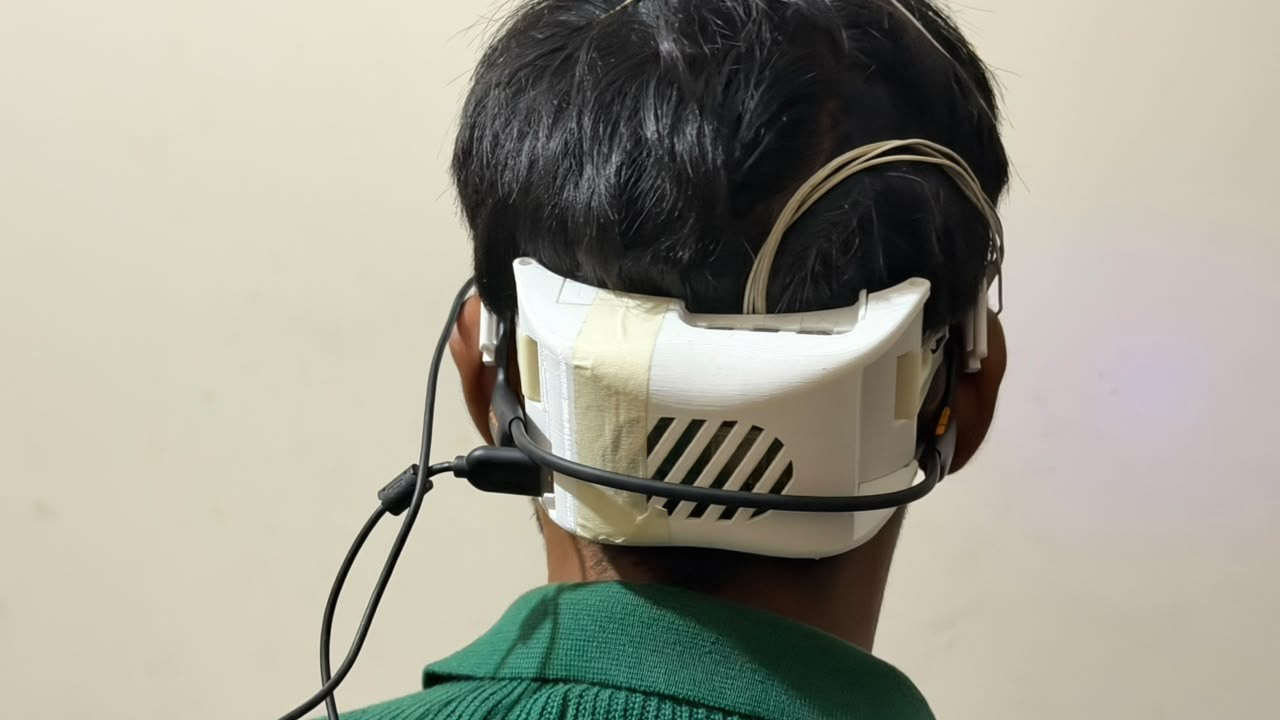
#> input picture Thesis Report and paper/tools/deck/assets/v2_back.jpg, 1280 x 720 px, found by its file name
$ python make_v2_images.py
#> lines starting #> are read from the running program, lines starting #| are printed output that depends on the picture
"""Second-prototype pictures (26 October 2026): collage for the title slide and the thesis, and close-ups for tables.

Sources: the four photographs in "Thesis Report and paper/Picture of testing/v2/" (back, front three-quarter, side with
buttons, side portrait).
    python make_v2_images.py
"""
from pathlib import Path

from PIL import Image

ROOT = Path(__file__).resolve().parents[1]
SRC = ROOT / "Picture of testing" / "v2"
FIG = ROOT / "thesis report" / "My report" / "DIagram fig tab"
DECK = ROOT / "tools" / "deck" / "assets"
back, front, side, portrait = (Image.open(SRC / f).convert("RGB") for f in ("v2_back.jpg", "v2_front.jpg", "v2_side_buttons.jpg", "v2_side_portrait.jpg"))
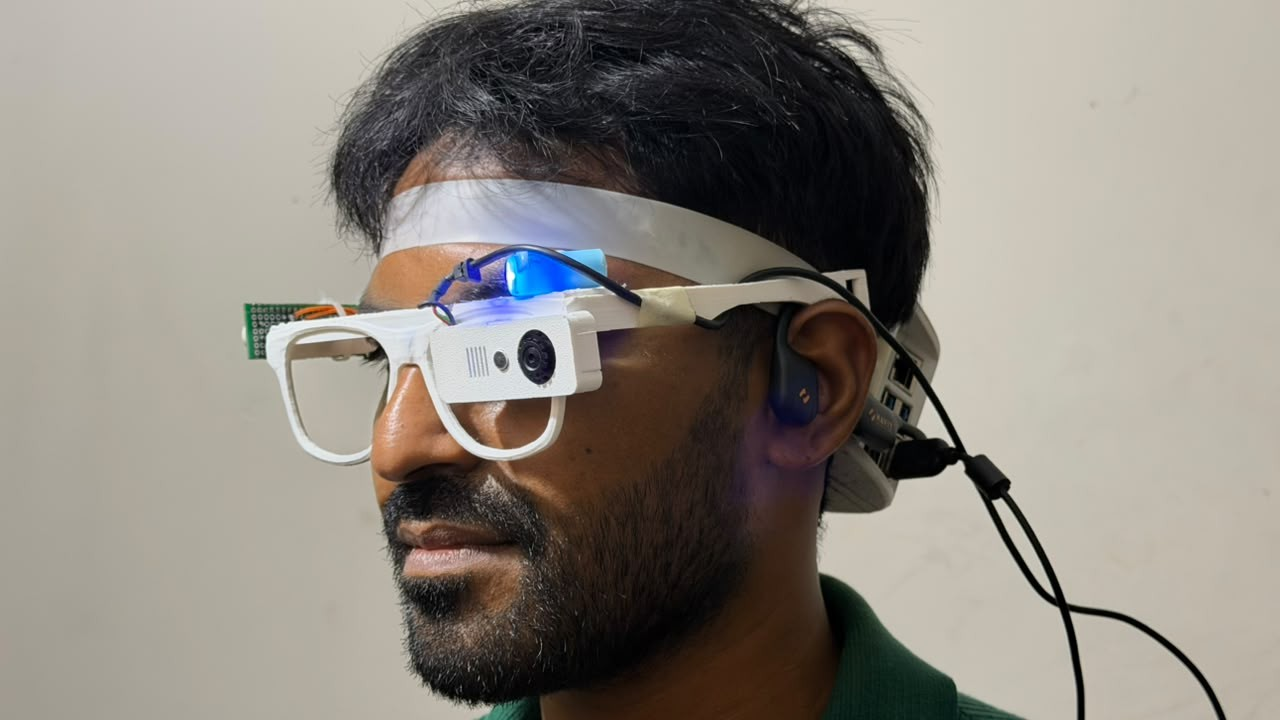
#> input picture Thesis Report and paper/tools/deck/assets/v2_front.jpg, 1280 x 720 px, found by its file name
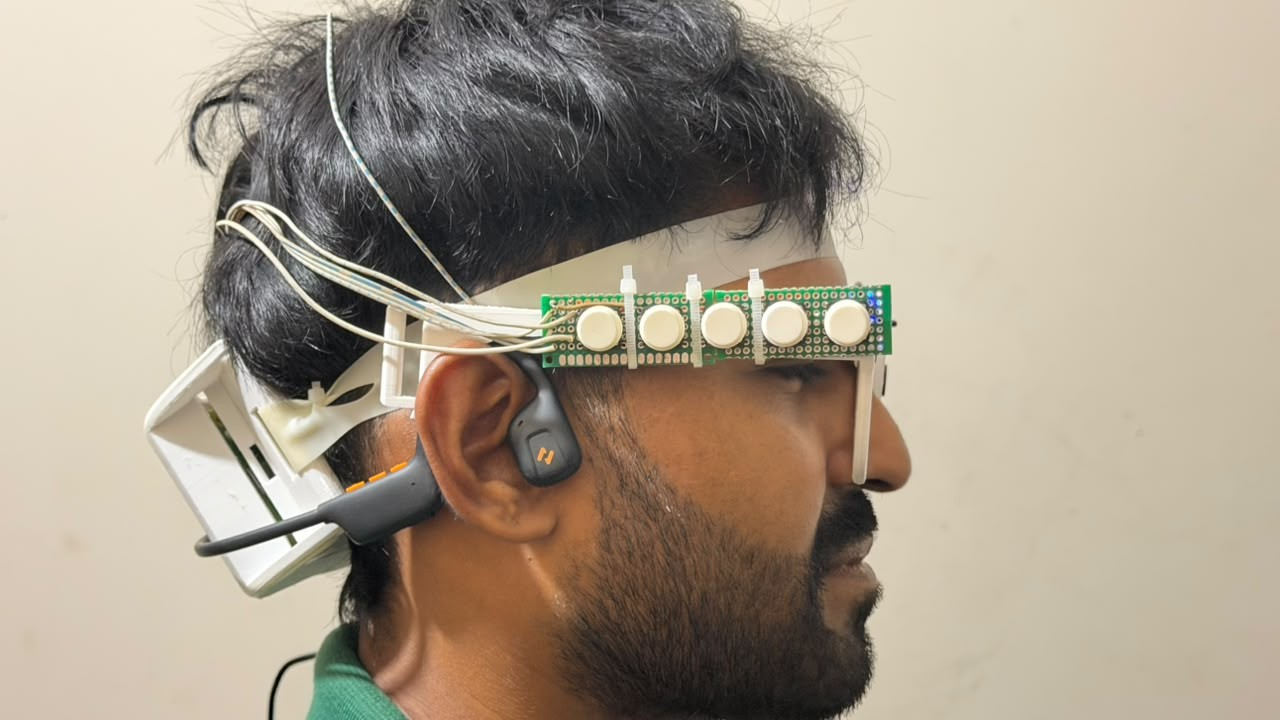
#> input picture Thesis Report and paper/tools/deck/assets/v2_side_buttons.jpg, 1280 x 720 px, found by its file name
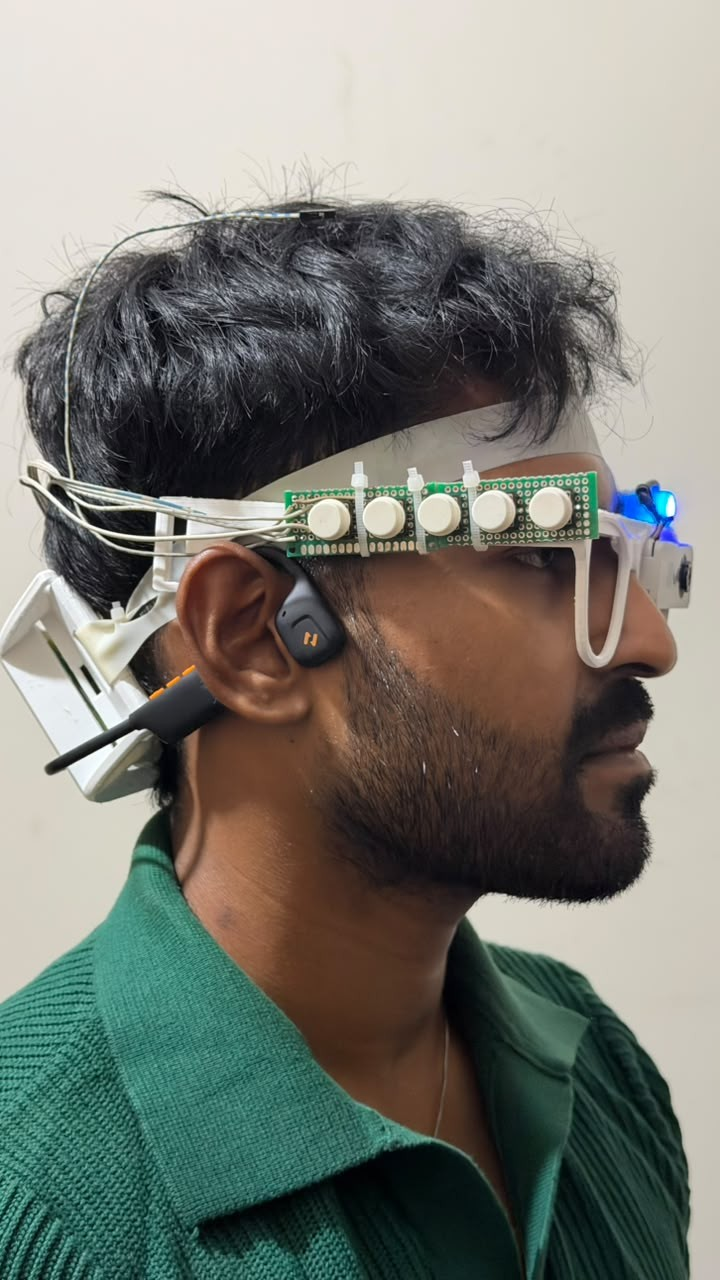
#> input picture Thesis Report and paper/tools/deck/assets/v2_side_portrait.jpg, 720 x 1280 px, found by its file name
#> back is the input picture: PIL image 1280x720 RGB; mean R, G, B 158.5, 156.4, 143.5
#> front is the input picture: PIL image 1280x720 RGB; mean R, G, B 138.3, 132.6, 124.7
#> side is the input picture: PIL image 1280x720 RGB; mean R, G, B 166.1, 154, 137
#> portrait is the input picture: PIL image 720x1280 RGB; mean R, G, B 121.4, 123.4, 115.5
#> `c = Image.new("RGB", (W, H), (255, 255, 255))`: c: PIL image 1180x1500 RGB; every value is 255


def cover(im, w, h, cx=0.5, cy=0.5):
    """Scale to cover w x h, then crop around (cx, cy) given as fractions of the scaled image."""
#> called with w = 1180, h = 664, cx = 0.5, cy = 0.5
    k = max(w / im.width, h / im.height)
#> k = 0.922
    im = im.resize((round(im.width * k), round(im.height * k)), Image.LANCZOS)
    x = min(max(round(cx * im.width - w / 2), 0), im.width - w)
#> x = 0
    y = min(max(round(cy * im.height - h / 2), 0), im.height - h)
#> y = 0
    return im.crop((x, y, x + w, y + h))


# collage: front view across the top; portrait side view bottom left; back and button side stacked bottom right
W, H, G = 1180, 1500, 10
top_h = round(W * 9 / 16)
bot_h = H - top_h - G
left_w = round(bot_h * 9 / 16)
right_w = W - left_w - G
half = (bot_h - G) // 2
c = Image.new("RGB", (W, H), (255, 255, 255))
c.paste(cover(front, W, top_h), (0, 0))
c.paste(cover(portrait, left_w, bot_h, cy=0.45), (0, top_h + G))
c.paste(cover(side, right_w, half, cx=0.55, cy=0.45), (left_w + G, top_h + G))
c.paste(cover(back, right_w, bot_h - half - G, cy=0.55), (left_w + G, top_h + G + half + G))
c.save(DECK / "v2_collage.jpg", quality=90)
c.save(FIG / "sara_v2_collage.jpg", quality=90)

# close-ups for the hardware table and the comparison tables (4:3)
def box(im, x0, y0, x1, y1, name):
    """A 4:3 close-up cut from the original photograph (pixel box), saved at 800 x 600."""
#> called with x0 = 500, y0 = 190, x1 = 940, y1 = 520, name = 'v2_buttons.jpg'
    im.crop((x0, y0, x1, y1)).resize((800, 600), Image.LANCZOS).save(FIG / name, quality=90)


box(side, 500, 190, 940, 520, "v2_buttons.jpg")        # the five-button board on the temple
box(side, 420, 340, 700, 550, "v2_headphone.jpg")      # bone-conduction headphone
box(front, 220, 170, 660, 500, "v2_frame.jpg")         # frame with camera and LED
#> call 3 of box, with x0 = 220, y0 = 170, x1 = 660, y1 = 500, name = 'v2_frame.jpg'
#> in box (call 3), `im.crop((x0, y0, x1, y1)).resize((800, 600), Image.LANCZOS).save(FIG /..`:
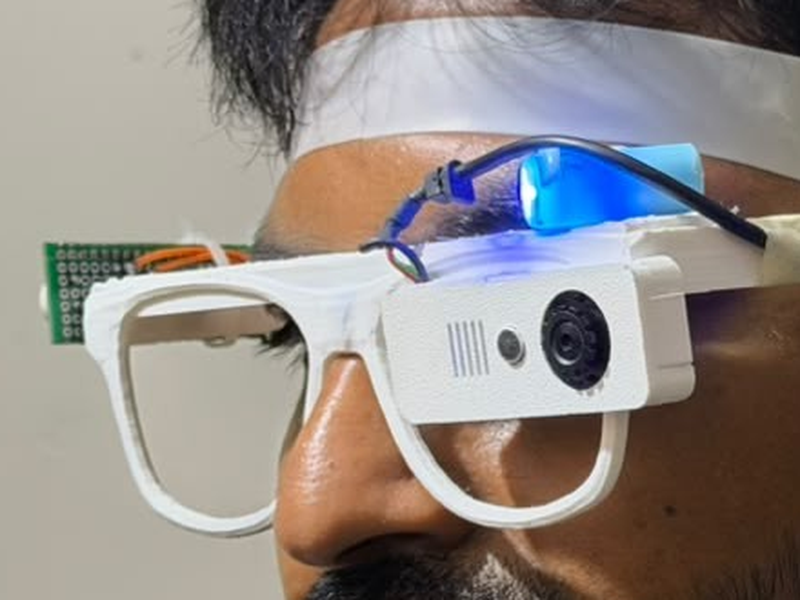
#> saved as v2_frame.jpg: PIL image 800x600 RGB; mean R, G, B 147.7, 140.6, 136.6
box(back, 440, 215, 1000, 635, "v2_enclosure.jpg")     # Pi 5 enclosure at the back of the head
#> call 4 of box, with x0 = 440, y0 = 215, x1 = 1000, y1 = 635, name = 'v2_enclosure.jpg'
#> in box (call 4), `im.crop((x0, y0, x1, y1)).resize((800, 600), Image.LANCZOS).save(FIG /..`:
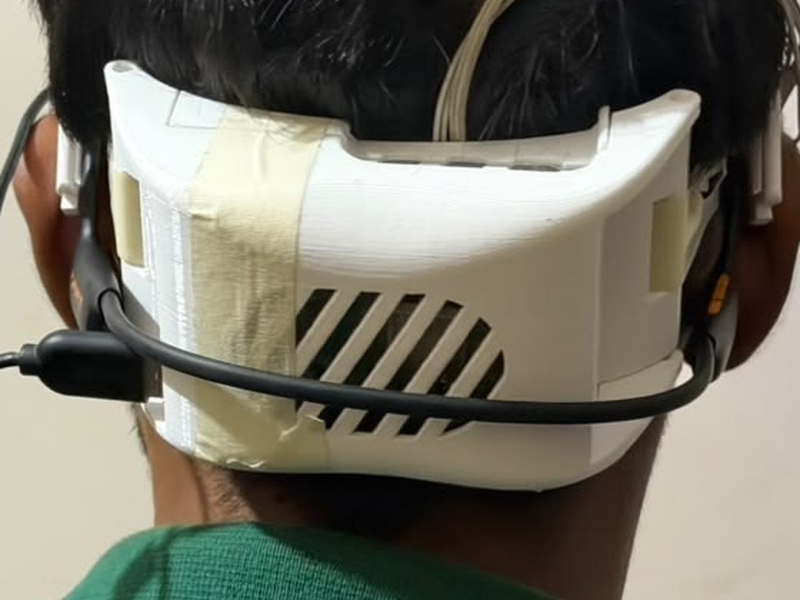
#> saved as v2_enclosure.jpg: PIL image 800x600 RGB; mean R, G, B 115.5, 112.7, 100.2
cover(front, 900, 675, cx=0.45, cy=0.5).save(FIG / "sara_v2_thumb.jpg", quality=90)    # thumbnail of SARA
#> in cover (call 5), `return im.crop((x, y, x + w, y + h))`:
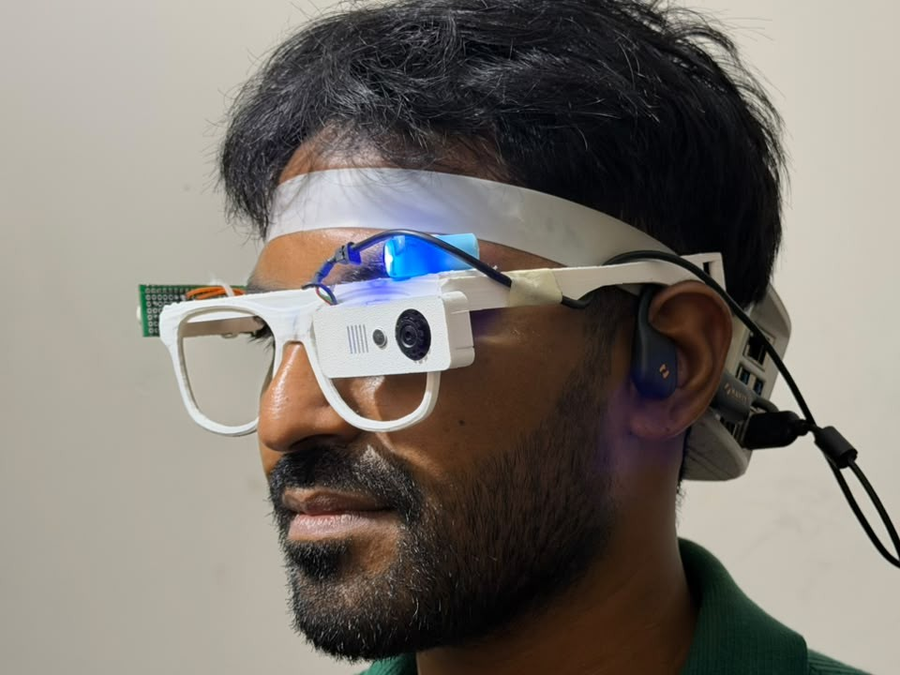
#> returned value: PIL image 900x675 RGB; mean R, G, B 122.4, 116.6, 109.9
for f in ("v2_front.jpg", "v2_back.jpg", "v2_side_buttons.jpg", "v2_side_portrait.jpg"):
    Image.open(SRC / f).save(DECK / f, quality=90)
print("ok")
